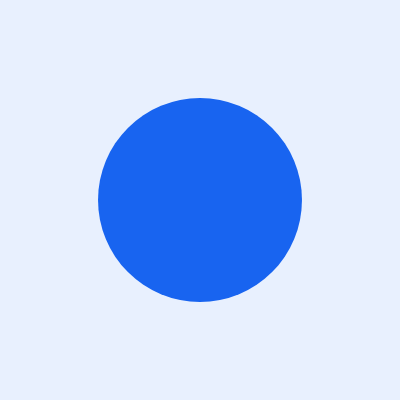
Frame 1 (no input)
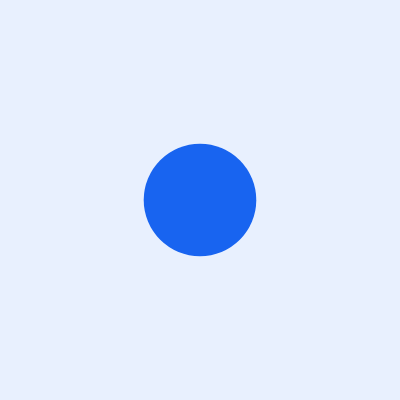
Frame 60 (no input)
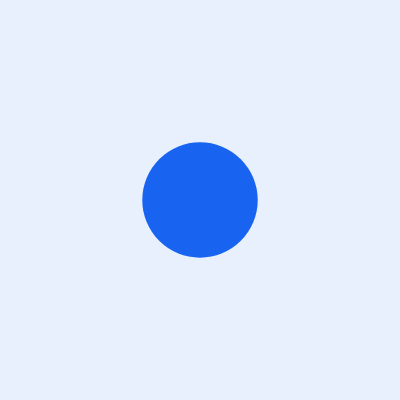
Frame 120 (the mouse pressed at the canvas centre since frame 60)

The p5.js sketch that drew these frames (run headless with seeded random() and noise() and a simulated clock; from frame 60 on, the mouse is pressed at the canvas centre):

// p5.js sketch
// ── sketch.js
let radius = 200;

function setup() {
  createCanvas(400, 400);
}

function draw() {
  radius = map(noise(frameCount * 0.01), 0, 1, 10, 300);

  background(232, 240, 254);
  noStroke();
  fill(24, 100, 240);
  circle(width / 2, height / 2, radius);
}
